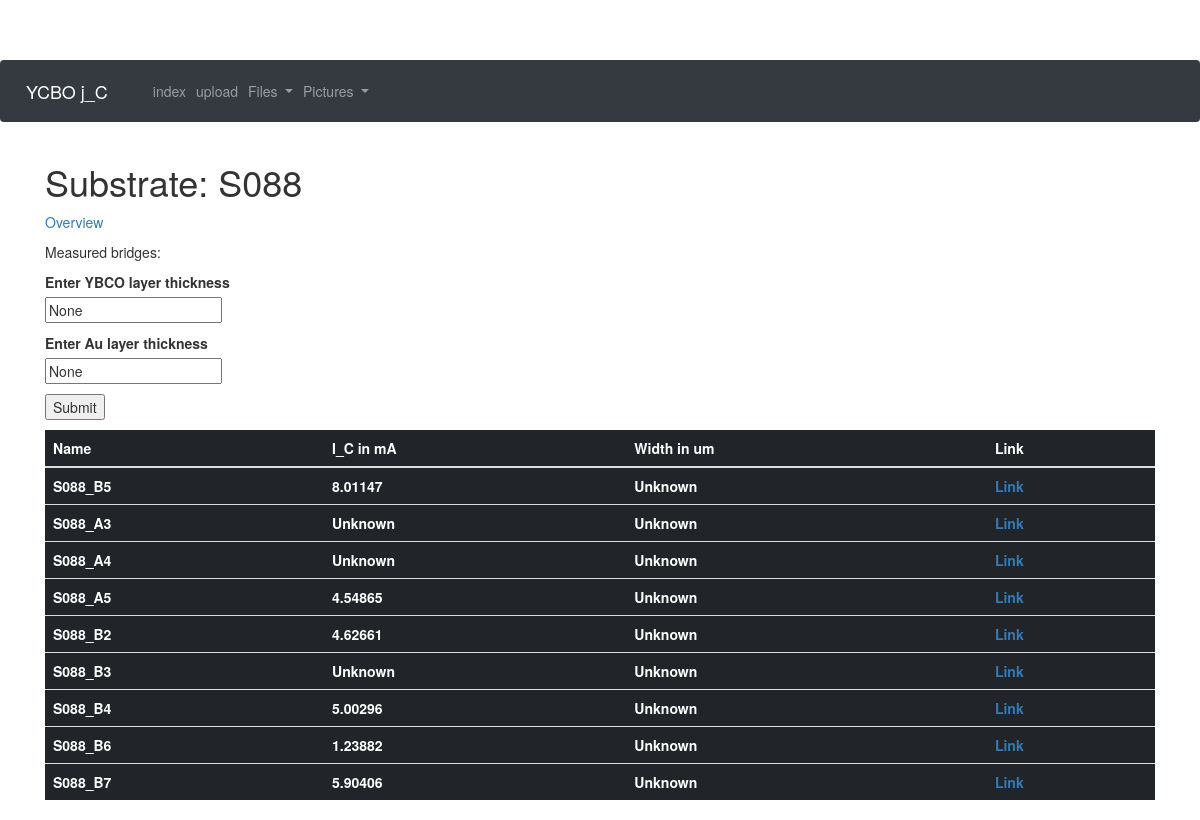
The app's page /substrate/S088 with its own data.
### app/models.py (models this page shows, shortened)
class Substrate(db.Model):
    id = db.Column(db.Integer, primary_key = True)
    substratename = db.Column(db.String(32))
    Au_layer = db.Column(db.Integer)
    YBCO_layer = db.Column(db.Integer)
    bridges = db.relationship("Bridge", backref = "substrate", lazy="dynamic")

class Bridge(db.Model):
    id = db.Column(db.Integer, primary_key = True)
    substrate_id = db.Column(db.Integer, db.ForeignKey("substrate.id"))
    bridgename = db.Column(db.String(32))
    j_C = db.Column(db.Float)
    res = db.Column(db.Float)
    bridgewitdh = db.Column(db.Float)
    documents = db.relationship("Document", backref = "bridge", lazy = "dynamic")
    pictures = db.relationship("Picture", backref = "bridge", lazy = "dynamic")

### app/routes.py (the view)
@app.route("/substrate/<substratename>", methods=["POST","GET"])
def substrate(substratename):
    substrate = Substrate.query.filter_by(substratename=substratename).first_or_404()
    form = SubstrateEditForm()
    form.YBCO_layer.default = substrate.YBCO_layer
    form.Au_layer.default = substrate.Au_layer
    if request.method =="POST":
        if form.submit_layer.data:
            substrate.YBCO_layer = form.YBCO_layer.data
            substrate.Au_layer = form.Au_layer.data
            db.session.add(substrate)
            db.session.commit()
    return render_template("substrate.html", substrate = substrate, form = form)

### app/forms.py
class SubstrateEditForm(FlaskForm):
    YBCO_layer = StringField("Enter YBCO layer thickness")
    Au_layer = StringField("Enter Au layer thickness")
    submit_layer = SubmitField("Submit")

### app/templates/substrate.html (shortened to what this page needs)
{% extends "base.html" %}
{% block content %}
<h1>Substrate: {{substrate.substratename}}</h1>
<p><a href="{{url_for('index')}}">Overview</a></p>
<p>Measured bridges:<p>
<form action="" method="post">
  <p>
    {{ form.YBCO_layer.label }}<br>
    {{ form.YBCO_layer(value=form.YBCO_layer.default) }}
  </p>
  <p>
    {{ form.Au_layer.label }}<br>
    {{ form.Au_layer(value=form.Au_layer.default) }}
  </p>
  <p>{{ form.submit_layer() }}</p>
</form>
<table class="table table-dark">
  <thead>
    <tr>
      <th scope="col">Name</th>
      <th scope="col">I_C in mA</th>
      <th scope="col">Width in um</th>
      <th scope="col">Link</th>
    </tr>
  </thead>
  <tbody>
    {% for bridge in substrate.bridges.all() %}
    <tr>
      <th scope="row">{{ bridge.bridgename }}</th>
      <th>{% if bridge.j_C %}{{ "%.5f"%bridge.j_C }}{% else %}Unknown{% endif %}</th>
      <th>{% if bridge.bridgewitdh %}{{ "%.5f"%bridge.bridgewitdh }}{% else %}Unknown{% endif %}</th>
      <th><a href="{{url_for('bridge', bridgename = bridge.bridgename) }}">Link</a></th>
    </tr>
    {% endfor %}
  </tbody>
</table>
{% endblock %}

### app/templates/base.html (style rules this page uses)
body { padding-top: 60px; }

### records on screen
Substrate: substratename "S088"
Bridge: bridgename "S088_B5", j_C "8.01147", shows "Unknown"
Bridge: bridgename "S088_A3", shows "Unknown"
Bridge: bridgename "S088_A4", shows "Unknown"
Bridge: bridgename "S088_A5", j_C "4.54865", shows "Unknown"
Bridge: bridgename "S088_B2", j_C "4.62661", shows "Unknown"
Bridge: bridgename "S088_B3", shows "Unknown"
Bridge: bridgename "S088_B4", j_C "5.00296", shows "Unknown"
Bridge: bridgename "S088_B6", j_C "1.23882", shows "Unknown"
Bridge: bridgename "S088_B7", j_C "5.90406", shows "Unknown"
